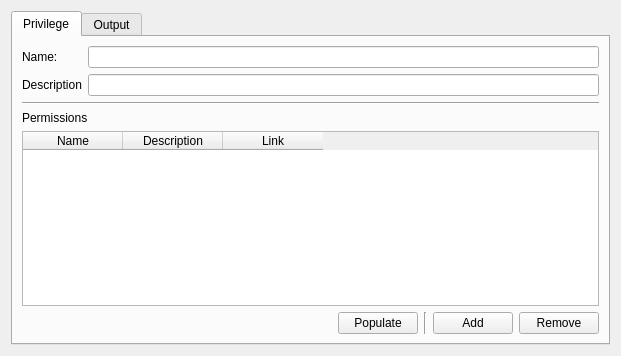
<?xml version="1.0" encoding="UTF-8"?>
<ui version="4.0">
 <class>MainWidget</class>
 <widget class="QWidget" name="MainWidget">
  <property name="geometry">
   <rect>
    <x>0</x>
    <y>0</y>
    <width>621</width>
    <height>356</height>
   </rect>
  </property>
  <property name="windowTitle">
   <string>Form</string>
  </property>
  <layout class="QVBoxLayout" name="verticalLayout">
   <item>
    <widget class="QTabWidget" name="tabWidget">
     <property name="currentIndex">
      <number>0</number>
     </property>
     <widget class="QWidget" name="privilegeTab">
      <attribute name="title">
       <string>Privilege</string>
      </attribute>
      <layout class="QVBoxLayout" name="verticalLayout_2">
       <item>
        <layout class="QFormLayout" name="formLayout">
         <item row="0" column="0">
          <widget class="QLabel" name="nameLabel">
           <property name="text">
            <string>Name: </string>
           </property>
          </widget>
         </item>
         <item row="0" column="1">
          <widget class="QLineEdit" name="nameInput"/>
         </item>
         <item row="1" column="0">
          <widget class="QLabel" name="descriptionLabel">
           <property name="text">
            <string>Description</string>
           </property>
          </widget>
         </item>
         <item row="1" column="1">
          <widget class="QLineEdit" name="descriptionInput"/>
         </item>
        </layout>
       </item>
       <item>
        <widget class="Line" name="line">
         <property name="orientation">
          <enum>Qt::Horizontal</enum>
         </property>
        </widget>
       </item>
       <item>
        <widget class="QLabel" name="label">
         <property name="text">
          <string>Permissions</string>
         </property>
        </widget>
       </item>
       <item>
        <widget class="QTableWidget" name="permissionTable">
         <column>
          <property name="text">
           <string>Name</string>
          </property>
         </column>
         <column>
          <property name="text">
           <string>Description</string>
          </property>
         </column>
         <column>
          <property name="text">
           <string>Link</string>
          </property>
         </column>
        </widget>
       </item>
       <item>
        <layout class="QHBoxLayout" name="horizontalLayout">
         <item>
          <spacer name="horizontalSpacer_2">
           <property name="orientation">
            <enum>Qt::Horizontal</enum>
           </property>
           <property name="sizeHint" stdset="0">
            <size>
             <width>40</width>
             <height>20</height>
            </size>
           </property>
          </spacer>
         </item>
         <item>
          <widget class="QPushButton" name="populateButton">
           <property name="text">
            <string>Populate</string>
           </property>
          </widget>
         </item>
         <item>
          <widget class="Line" name="line_2">
           <property name="orientation">
            <enum>Qt::Vertical</enum>
           </property>
          </widget>
         </item>
         <item>
          <widget class="QPushButton" name="addButton">
           <property name="text">
            <string>Add</string>
           </property>
          </widget>
         </item>
         <item>
          <widget class="QPushButton" name="removeButton">
           <property name="text">
            <string>Remove</string>
           </property>
          </widget>
         </item>
        </layout>
       </item>
      </layout>
     </widget>
     <widget class="QWidget" name="outputTab">
      <attribute name="title">
       <string>Output</string>
      </attribute>
      <layout class="QGridLayout" name="gridLayout">
       <item row="1" column="0">
        <spacer name="horizontalSpacer">
         <property name="orientation">
          <enum>Qt::Horizontal</enum>
         </property>
         <property name="sizeHint" stdset="0">
          <size>
           <width>492</width>
           <height>20</height>
          </size>
         </property>
        </spacer>
       </item>
       <item row="1" column="1">
        <widget class="QPushButton" name="copyButton">
         <property name="text">
          <string>Copy</string>
         </property>
        </widget>
       </item>
       <item row="0" column="0" colspan="2">
        <widget class="QPlainTextEdit" name="scriptOutput">
         <property name="readOnly">
          <bool>true</bool>
         </property>
        </widget>
       </item>
      </layout>
     </widget>
    </widget>
   </item>
  </layout>
 </widget>
 <resources/>
 <connections/>
</ui>
